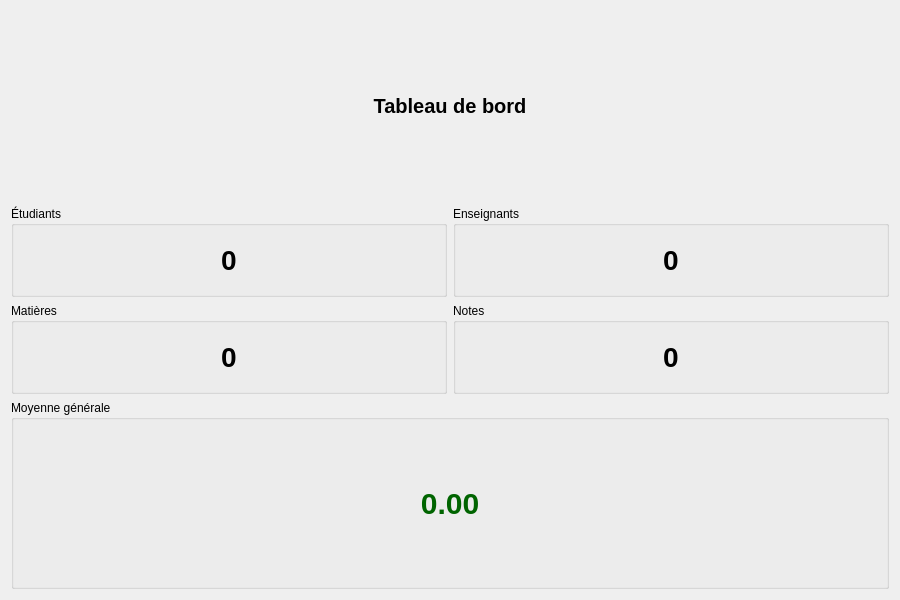
<?xml version="1.0" encoding="UTF-8"?>
<ui version="4.0">
 <class>Dashboard</class>
 <widget class="QWidget" name="Dashboard">
  <property name="geometry">
   <rect>
    <x>0</x>
    <y>0</y>
    <width>900</width>
    <height>600</height>
   </rect>
  </property>
  <property name="windowTitle">
   <string>Dashboard</string>
  </property>
  <layout class="QVBoxLayout" name="verticalLayout_2">
   <item>
    <widget class="QLabel" name="lblTitreDashboard">
     <property name="text">
      <string>Tableau de bord</string>
     </property>
     <property name="alignment">
      <set>Qt::AlignCenter</set>
     </property>
     <property name="styleSheet">
      <string notr="true">font-size: 20px; font-weight: bold;</string>
     </property>
    </widget>
   </item>
   <item>
    <layout class="QGridLayout" name="gridLayout">
     <item row="0" column="0">
      <widget class="QGroupBox" name="groupEtudiants">
       <property name="title">
        <string>Étudiants</string>
       </property>
       <layout class="QVBoxLayout" name="verticalLayout_3">
        <item>
         <widget class="QLabel" name="lblEtudiants">
          <property name="text">
           <string>0</string>
          </property>
          <property name="alignment">
           <set>Qt::AlignCenter</set>
          </property>
          <property name="styleSheet">
           <string notr="true">font-size: 28px; font-weight: bold;</string>
          </property>
         </widget>
        </item>
       </layout>
      </widget>
     </item>
     <item row="0" column="1">
      <widget class="QGroupBox" name="groupEnseignants">
       <property name="title">
        <string>Enseignants</string>
       </property>
       <layout class="QVBoxLayout" name="verticalLayout_4">
        <item>
         <widget class="QLabel" name="lblEnseignants">
          <property name="text">
           <string>0</string>
          </property>
          <property name="alignment">
           <set>Qt::AlignCenter</set>
          </property>
          <property name="styleSheet">
           <string notr="true">font-size: 28px; font-weight: bold;</string>
          </property>
         </widget>
        </item>
       </layout>
      </widget>
     </item>
     <item row="1" column="0">
      <widget class="QGroupBox" name="groupMatieres">
       <property name="title">
        <string>Matières</string>
       </property>
       <layout class="QVBoxLayout" name="verticalLayout_5">
        <item>
         <widget class="QLabel" name="lblMatieres">
          <property name="text">
           <string>0</string>
          </property>
          <property name="alignment">
           <set>Qt::AlignCenter</set>
          </property>
          <property name="styleSheet">
           <string notr="true">font-size: 28px; font-weight: bold;</string>
          </property>
         </widget>
        </item>
       </layout>
      </widget>
     </item>
     <item row="1" column="1">
      <widget class="QGroupBox" name="groupNotes">
       <property name="title">
        <string>Notes</string>
       </property>
       <layout class="QVBoxLayout" name="verticalLayout_6">
        <item>
         <widget class="QLabel" name="lblNotes">
          <property name="text">
           <string>0</string>
          </property>
          <property name="alignment">
           <set>Qt::AlignCenter</set>
          </property>
          <property name="styleSheet">
           <string notr="true">font-size: 28px; font-weight: bold;</string>
          </property>
         </widget>
        </item>
       </layout>
      </widget>
     </item>
    </layout>
   </item>
   <item>
    <widget class="QGroupBox" name="groupMoyenne">
     <property name="title">
      <string>Moyenne générale</string>
     </property>
     <layout class="QVBoxLayout" name="verticalLayout_7">
      <item>
       <widget class="QLabel" name="lblMoyenneGenerale">
        <property name="text">
         <string>0.00</string>
        </property>
        <property name="alignment">
         <set>Qt::AlignCenter</set>
        </property>
        <property name="styleSheet">
         <string notr="true">font-size: 30px; font-weight: bold; color: darkgreen;</string>
        </property>
       </widget>
      </item>
     </layout>
    </widget>
   </item>
  </layout>
 </widget>
 <resources/>
 <connections/>
</ui>
